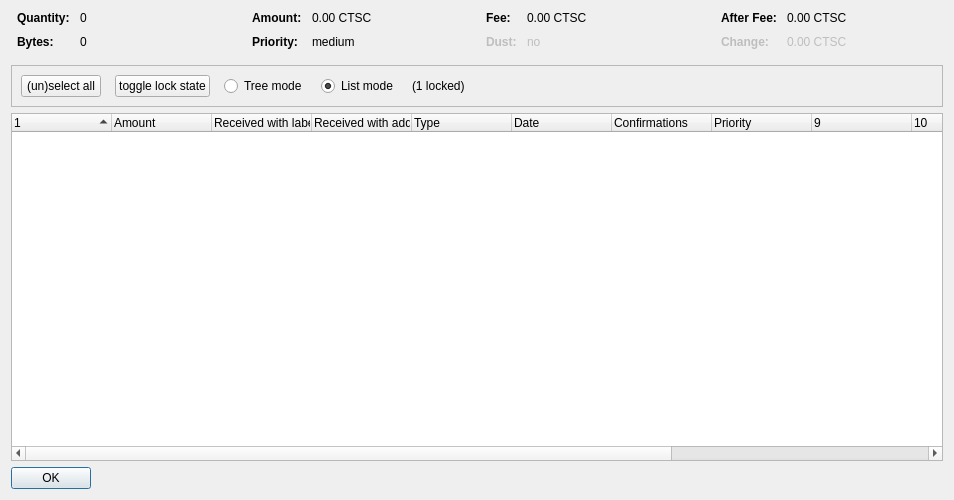
<?xml version="1.0" encoding="UTF-8"?>
<ui version="4.0">
 <class>CoinControlDialog</class>
 <widget class="QDialog" name="CoinControlDialog">
  <property name="geometry">
   <rect>
    <x>0</x>
    <y>0</y>
    <width>954</width>
    <height>500</height>
   </rect>
  </property>
  <property name="windowTitle">
   <string>Coin Selection</string>
  </property>
  <layout class="QVBoxLayout" name="verticalLayout">
   <item>
    <layout class="QHBoxLayout" name="horizontalLayoutTop" stretch="0,0,0,0">
     <property name="topMargin">
      <number>0</number>
     </property>
     <property name="bottomMargin">
      <number>10</number>
     </property>
     <item>
      <layout class="QFormLayout" name="formLayoutCoinControl1">
       <property name="horizontalSpacing">
        <number>10</number>
       </property>
       <property name="verticalSpacing">
        <number>10</number>
       </property>
       <property name="leftMargin">
        <number>6</number>
       </property>
       <property name="rightMargin">
        <number>6</number>
       </property>
       <item row="0" column="0">
        <widget class="QLabel" name="labelCoinControlQuantityText">
         <property name="font">
          <font>
           <weight>75</weight>
           <bold>true</bold>
          </font>
         </property>
         <property name="text">
          <string>Quantity:</string>
         </property>
        </widget>
       </item>
       <item row="0" column="1">
        <widget class="QLabel" name="labelCoinControlQuantity">
         <property name="cursor">
          <cursorShape>IBeamCursor</cursorShape>
         </property>
         <property name="contextMenuPolicy">
          <enum>Qt::ActionsContextMenu</enum>
         </property>
         <property name="text">
          <string notr="true">0</string>
         </property>
         <property name="textInteractionFlags">
          <set>Qt::LinksAccessibleByMouse|Qt::TextSelectableByKeyboard|Qt::TextSelectableByMouse</set>
         </property>
        </widget>
       </item>
       <item row="1" column="0">
        <widget class="QLabel" name="labelCoinControlBytesText">
         <property name="font">
          <font>
           <weight>75</weight>
           <bold>true</bold>
          </font>
         </property>
         <property name="text">
          <string>Bytes:</string>
         </property>
        </widget>
       </item>
       <item row="1" column="1">
        <widget class="QLabel" name="labelCoinControlBytes">
         <property name="cursor">
          <cursorShape>IBeamCursor</cursorShape>
         </property>
         <property name="contextMenuPolicy">
          <enum>Qt::ActionsContextMenu</enum>
         </property>
         <property name="text">
          <string notr="true">0</string>
         </property>
         <property name="textInteractionFlags">
          <set>Qt::LinksAccessibleByMouse|Qt::TextSelectableByKeyboard|Qt::TextSelectableByMouse</set>
         </property>
        </widget>
       </item>
      </layout>
     </item>
     <item>
      <layout class="QFormLayout" name="formLayoutCoinControl2">
       <property name="horizontalSpacing">
        <number>10</number>
       </property>
       <property name="verticalSpacing">
        <number>10</number>
       </property>
       <property name="leftMargin">
        <number>6</number>
       </property>
       <property name="rightMargin">
        <number>6</number>
       </property>
       <item row="0" column="0">
        <widget class="QLabel" name="labelCoinControlAmountText">
         <property name="font">
          <font>
           <weight>75</weight>
           <bold>true</bold>
          </font>
         </property>
         <property name="text">
          <string>Amount:</string>
         </property>
        </widget>
       </item>
       <item row="0" column="1">
        <widget class="QLabel" name="labelCoinControlAmount">
         <property name="cursor">
          <cursorShape>IBeamCursor</cursorShape>
         </property>
         <property name="contextMenuPolicy">
          <enum>Qt::ActionsContextMenu</enum>
         </property>
         <property name="text">
          <string notr="true">0.00 CTSC</string>
         </property>
         <property name="textInteractionFlags">
          <set>Qt::LinksAccessibleByMouse|Qt::TextSelectableByKeyboard|Qt::TextSelectableByMouse</set>
         </property>
        </widget>
       </item>
       <item row="1" column="0">
        <widget class="QLabel" name="labelCoinControlPriorityText">
         <property name="font">
          <font>
           <weight>75</weight>
           <bold>true</bold>
          </font>
         </property>
         <property name="text">
          <string>Priority:</string>
         </property>
        </widget>
       </item>
       <item row="1" column="1">
        <widget class="QLabel" name="labelCoinControlPriority">
         <property name="cursor">
          <cursorShape>IBeamCursor</cursorShape>
         </property>
         <property name="contextMenuPolicy">
          <enum>Qt::ActionsContextMenu</enum>
         </property>
         <property name="text">
          <string>medium</string>
         </property>
         <property name="textInteractionFlags">
          <set>Qt::LinksAccessibleByMouse|Qt::TextSelectableByKeyboard|Qt::TextSelectableByMouse</set>
         </property>
        </widget>
       </item>
      </layout>
     </item>
     <item>
      <layout class="QFormLayout" name="formLayoutCoinControl3">
       <property name="horizontalSpacing">
        <number>10</number>
       </property>
       <property name="verticalSpacing">
        <number>10</number>
       </property>
       <property name="leftMargin">
        <number>6</number>
       </property>
       <property name="rightMargin">
        <number>6</number>
       </property>
       <item row="0" column="0">
        <widget class="QLabel" name="labelCoinControlFeeText">
         <property name="font">
          <font>
           <weight>75</weight>
           <bold>true</bold>
          </font>
         </property>
         <property name="text">
          <string>Fee:</string>
         </property>
        </widget>
       </item>
       <item row="0" column="1">
        <widget class="QLabel" name="labelCoinControlFee">
         <property name="cursor">
          <cursorShape>IBeamCursor</cursorShape>
         </property>
         <property name="contextMenuPolicy">
          <enum>Qt::ActionsContextMenu</enum>
         </property>
         <property name="text">
          <string notr="true">0.00 CTSC</string>
         </property>
         <property name="textInteractionFlags">
          <set>Qt::LinksAccessibleByMouse|Qt::TextSelectableByKeyboard|Qt::TextSelectableByMouse</set>
         </property>
        </widget>
       </item>
       <item row="1" column="0">
        <widget class="QLabel" name="labelCoinControlLowOutputText">
         <property name="enabled">
          <bool>false</bool>
         </property>
         <property name="font">
          <font>
           <weight>75</weight>
           <bold>true</bold>
          </font>
         </property>
         <property name="text">
          <string>Dust:</string>
         </property>
        </widget>
       </item>
       <item row="1" column="1">
        <widget class="QLabel" name="labelCoinControlLowOutput">
         <property name="enabled">
          <bool>false</bool>
         </property>
         <property name="cursor">
          <cursorShape>IBeamCursor</cursorShape>
         </property>
         <property name="contextMenuPolicy">
          <enum>Qt::ActionsContextMenu</enum>
         </property>
         <property name="text">
          <string>no</string>
         </property>
         <property name="textInteractionFlags">
          <set>Qt::LinksAccessibleByMouse|Qt::TextSelectableByKeyboard|Qt::TextSelectableByMouse</set>
         </property>
        </widget>
       </item>
      </layout>
     </item>
     <item>
      <layout class="QFormLayout" name="formLayoutCoinControl4">
       <property name="horizontalSpacing">
        <number>10</number>
       </property>
       <property name="verticalSpacing">
        <number>10</number>
       </property>
       <property name="leftMargin">
        <number>6</number>
       </property>
       <property name="rightMargin">
        <number>6</number>
       </property>
       <item row="0" column="0">
        <widget class="QLabel" name="labelCoinControlAfterFeeText">
         <property name="font">
          <font>
           <weight>75</weight>
           <bold>true</bold>
          </font>
         </property>
         <property name="text">
          <string>After Fee:</string>
         </property>
        </widget>
       </item>
       <item row="0" column="1">
        <widget class="QLabel" name="labelCoinControlAfterFee">
         <property name="cursor">
          <cursorShape>IBeamCursor</cursorShape>
         </property>
         <property name="contextMenuPolicy">
          <enum>Qt::ActionsContextMenu</enum>
         </property>
         <property name="text">
          <string notr="true">0.00 CTSC</string>
         </property>
         <property name="textInteractionFlags">
          <set>Qt::LinksAccessibleByMouse|Qt::TextSelectableByKeyboard|Qt::TextSelectableByMouse</set>
         </property>
        </widget>
       </item>
       <item row="1" column="0">
        <widget class="QLabel" name="labelCoinControlChangeText">
         <property name="enabled">
          <bool>false</bool>
         </property>
         <property name="font">
          <font>
           <weight>75</weight>
           <bold>true</bold>
          </font>
         </property>
         <property name="text">
          <string>Change:</string>
         </property>
        </widget>
       </item>
       <item row="1" column="1">
        <widget class="QLabel" name="labelCoinControlChange">
         <property name="enabled">
          <bool>false</bool>
         </property>
         <property name="cursor">
          <cursorShape>IBeamCursor</cursorShape>
         </property>
         <property name="contextMenuPolicy">
          <enum>Qt::ActionsContextMenu</enum>
         </property>
         <property name="text">
          <string notr="true">0.00 CTSC</string>
         </property>
         <property name="textInteractionFlags">
          <set>Qt::LinksAccessibleByMouse|Qt::TextSelectableByKeyboard|Qt::TextSelectableByMouse</set>
         </property>
        </widget>
       </item>
      </layout>
     </item>
    </layout>
   </item>
   <item>
    <widget class="QFrame" name="frame">
     <property name="minimumSize">
      <size>
       <width>0</width>
       <height>40</height>
      </size>
     </property>
     <property name="frameShape">
      <enum>QFrame::StyledPanel</enum>
     </property>
     <property name="frameShadow">
      <enum>QFrame::Sunken</enum>
     </property>
     <layout class="QHBoxLayout" name="horizontalLayout">
      <item>
       <layout class="QHBoxLayout" name="horizontalLayoutPanel" stretch="0,0,0,0,0,0">
        <property name="spacing">
         <number>14</number>
        </property>
        <item>
         <widget class="QPushButton" name="pushButtonSelectAll">
          <property name="sizePolicy">
           <sizepolicy hsizetype="Maximum" vsizetype="Fixed">
            <horstretch>0</horstretch>
            <verstretch>0</verstretch>
           </sizepolicy>
          </property>
          <property name="text">
           <string>(un)select all</string>
          </property>
          <property name="autoDefault">
           <bool>false</bool>
          </property>
         </widget>
        </item>
        <item>
         <widget class="QPushButton" name="pushButtonToggleLock">
          <property name="sizePolicy">
           <sizepolicy hsizetype="Maximum" vsizetype="Fixed">
            <horstretch>0</horstretch>
            <verstretch>0</verstretch>
           </sizepolicy>
          </property>
          <property name="text">
           <string>toggle lock state</string>
          </property>
          <property name="autoDefault">
           <bool>false</bool>
          </property>
         </widget>
        </item>
        <item>
         <widget class="QRadioButton" name="radioTreeMode">
          <property name="sizePolicy">
           <sizepolicy hsizetype="Maximum" vsizetype="Fixed">
            <horstretch>0</horstretch>
            <verstretch>0</verstretch>
           </sizepolicy>
          </property>
          <property name="text">
           <string>Tree mode</string>
          </property>
         </widget>
        </item>
        <item>
         <widget class="QRadioButton" name="radioListMode">
          <property name="sizePolicy">
           <sizepolicy hsizetype="Maximum" vsizetype="Fixed">
            <horstretch>0</horstretch>
            <verstretch>0</verstretch>
           </sizepolicy>
          </property>
          <property name="text">
           <string>List mode</string>
          </property>
          <property name="checked">
           <bool>true</bool>
          </property>
         </widget>
        </item>
        <item>
         <widget class="QLabel" name="labelLocked">
          <property name="text">
           <string>(1 locked)</string>
          </property>
         </widget>
        </item>
        <item>
         <spacer name="horizontalSpacer">
          <property name="orientation">
           <enum>Qt::Horizontal</enum>
          </property>
          <property name="sizeHint" stdset="0">
           <size>
            <width>40</width>
            <height>20</height>
           </size>
          </property>
         </spacer>
        </item>
       </layout>
      </item>
     </layout>
    </widget>
   </item>
   <item>
    <widget class="CoinControlTreeWidget" name="treeWidget">
     <property name="contextMenuPolicy">
      <enum>Qt::CustomContextMenu</enum>
     </property>
     <property name="sortingEnabled">
      <bool>false</bool>
     </property>
     <property name="columnCount">
      <number>13</number>
     </property>
     <attribute name="headerShowSortIndicator" stdset="0">
      <bool>true</bool>
     </attribute>
     <attribute name="headerStretchLastSection">
      <bool>false</bool>
     </attribute>
     <column>
      <property name="text">
       <string/>
      </property>
     </column>
     <column>
      <property name="text">
       <string>Amount</string>
      </property>
     </column>
     <column>
      <property name="text">
       <string>Received with label</string>
      </property>
     </column>
     <column>
      <property name="text">
       <string>Received with address</string>
      </property>
     </column>
     <column>
      <property name="text">
	<string>Type</string>
      </property>
     </column>
     <column>
      <property name="text">	 
       <string>Date</string>
      </property>
     </column>
     <column>
      <property name="text">
       <string>Confirmations</string>
      </property>
      <property name="toolTip">
       <string>Confirmed</string>
      </property>
     </column>
     <column>
      <property name="text">
       <string>Priority</string>
      </property>
     </column>
     <column>
      <property name="text">
       <string/>
      </property>
     </column>
     <column>
      <property name="text">
       <string/>
      </property>
     </column>
     <column>
      <property name="text">
       <string/>
      </property>
     </column>
     <column>
      <property name="text">
       <string/>
      </property>
     </column>
     <column>
      <property name="text">
       <string/>
      </property>
     </column>
    </widget>
   </item>
   <item>
    <widget class="QDialogButtonBox" name="buttonBox">
     <property name="sizePolicy">
      <sizepolicy hsizetype="Maximum" vsizetype="Fixed">
       <horstretch>0</horstretch>
       <verstretch>0</verstretch>
      </sizepolicy>
     </property>
     <property name="orientation">
      <enum>Qt::Horizontal</enum>
     </property>
     <property name="standardButtons">
      <set>QDialogButtonBox::Ok</set>
     </property>
    </widget>
   </item>
  </layout>
 </widget>
 <customwidgets>
  <customwidget>
   <class>CoinControlTreeWidget</class>
   <extends>QTreeWidget</extends>
   <header>coincontroltreewidget.h</header>
  </customwidget>
 </customwidgets>
 <resources/>
 <connections/>
</ui>
